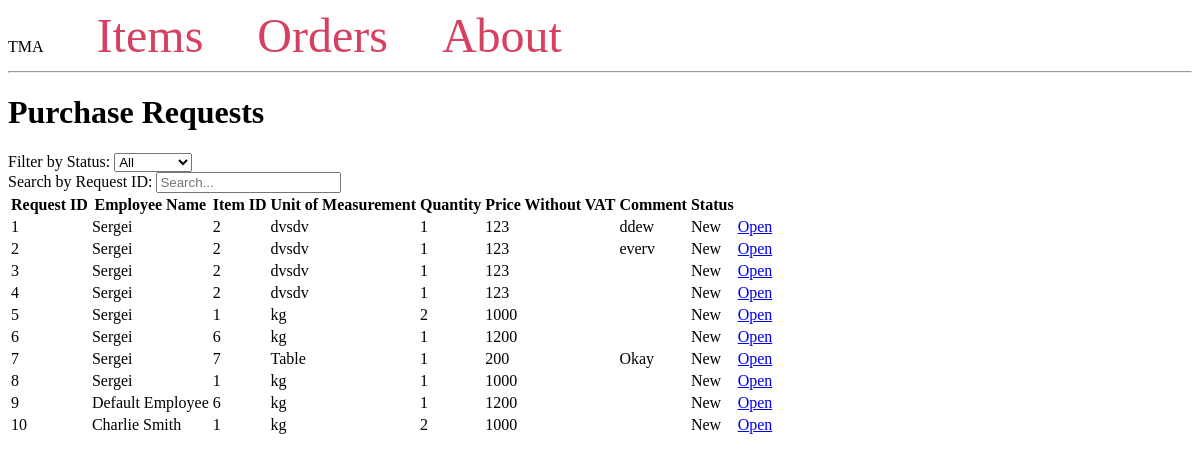
/orders/, run on an earlier commit of the app's database.
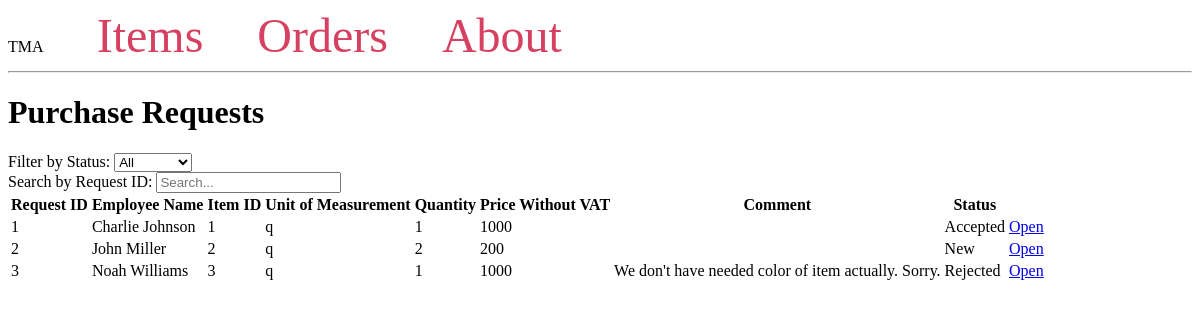
And on a later commit of the database.
### tables this page shows
CREATE TABLE TMARequests (
    RequestID INTEGER PRIMARY KEY,
    EmployeeName VARCHAR(255) NOT NULL,
    ItemID INTEGER NOT NULL,
    UnitOfMeasurement VARCHAR(255) NOT NULL,
    Quantity INTEGER NOT NULL,
    PriceWithoutVAT DECIMAL(10, 2) NOT NULL,
    Comment TEXT,
    Status VARCHAR(255) DEFAULT 'New',
    FOREIGN KEY (ItemID) REFERENCES Items(ItemID)
);

### app.py (the view)
@app.route('/orders/')
def list_orders():
    conn = get_db_connection()
    requests = conn.execute('SELECT * FROM TMARequests').fetchall()
    conn.close()
    return render_template('list_orders.html', requests=requests)

### app.py (called while the page is built)
def get_db_connection():
    conn = sqlite3.connect('db/database.db')
    conn.row_factory = sqlite3.Row
    return conn

### app/templates/list_orders.html (shortened to what this page needs)
{% extends 'base.html' %}
{% block content %}
    <h1>Purchase Requests</h1>
<div>
    <label for="filter-select">Filter by Status:</label>
    <select id="filter-select">
        <option value="">All</option>
    </select>
</div>
    <div>
        <label for="search-input">Search by Request ID:</label>
        <input type="text" id="search-input" onkeyup="searchFunction()" placeholder="Search...">
    </div>
    <table id="purchase-requests-table">
        <thead>
            <tr>
                <th onclick="sortTable(0)">Request ID</th>
                <th onclick="sortTable(1)">Employee Name</th>
                <th onclick="sortTable(2)">Item ID</th>
                <th onclick="sortTable(3)">Unit of Measurement</th>
                <th onclick="sortTable(4)">Quantity</th>
                <th onclick="sortTable(5)">Price Without VAT</th>
                <th onclick="sortTable(6)">Comment</th>
                <th onclick="sortTable(7)">Status</th>
            </tr>
        </thead>
        <tbody>
            {% for request in requests %}
            <tr>
                <td>{{ request['RequestID'] }}</td>
                <td>{{ request['EmployeeName'] }}</td>
                <td>{{ request['ItemID'] }}</td>
                <td>{{ request['UnitOfMeasurement'] }}</td>
                <td>{{ request['Quantity'] }}</td>
                <td>{{ request['PriceWithoutVAT'] }}</td>
                <td>{{ request['Comment'] }}</td>
                <td>{{ request['Status'] }}</td>
                <td>
                    <a href="{{ url_for('routes.requests.view_purchase_request', request_id=request['RequestID']) }}">Open</a>
                </td>
            </tr>
            {% endfor %}
        </tbody>
    </table>
{% endblock %}

What changed in the data, as far as the page shows it:
removed TMARequests: RequestID "4", EmployeeName "Sergei", ItemID "2", UnitOfMeasurement "dvsdv", Quantity "1", PriceWithoutVAT "123", Status "New"
removed TMARequests: RequestID "5", EmployeeName "Sergei", ItemID "1", UnitOfMeasurement "kg", Quantity "2", PriceWithoutVAT "1000", Status "New"
removed TMARequests: RequestID "6", EmployeeName "Sergei", ItemID "6", UnitOfMeasurement "kg", Quantity "1", PriceWithoutVAT "1200", Status "New"
removed TMARequests: RequestID "7", EmployeeName "Sergei", ItemID "7", UnitOfMeasurement "Table", Quantity "1", PriceWithoutVAT "200", Comment "Okay", Status "New"
removed TMARequests: RequestID "8", EmployeeName "Sergei", ItemID "1", UnitOfMeasurement "kg", Quantity "1", PriceWithoutVAT "1000", Status "New"
removed TMARequests: RequestID "9", EmployeeName "Default Employee", ItemID "6", UnitOfMeasurement "kg", Quantity "1", PriceWithoutVAT "1200", Status "New"
removed TMARequests: RequestID "10", EmployeeName "Charlie Smith", ItemID "1", UnitOfMeasurement "kg", Quantity "2", PriceWithoutVAT "1000", Status "New"
changed TMARequests id 1: EmployeeName "Sergei" → "Charlie Johnson"; ItemID "2" → "1"; UnitOfMeasurement "dvsdv" → "q"; PriceWithoutVAT "123" → "1000"; Status "New" → "Accepted"; Comment "ddew" → (not shown)
changed TMARequests "New": EmployeeName "Sergei" → "John Miller"; UnitOfMeasurement "dvsdv" → "q"; Quantity "1" → "2"; PriceWithoutVAT "123" → "200"; Comment "everv" → (not shown)
changed TMARequests id 3: EmployeeName "Sergei" → "Noah Williams"; ItemID "2" → "3"; UnitOfMeasurement "dvsdv" → "q"; PriceWithoutVAT "123" → "1000"; Comment (not shown) → "We don't have needed color of item actually. Sorry."; Status "New" → "Rejected"
